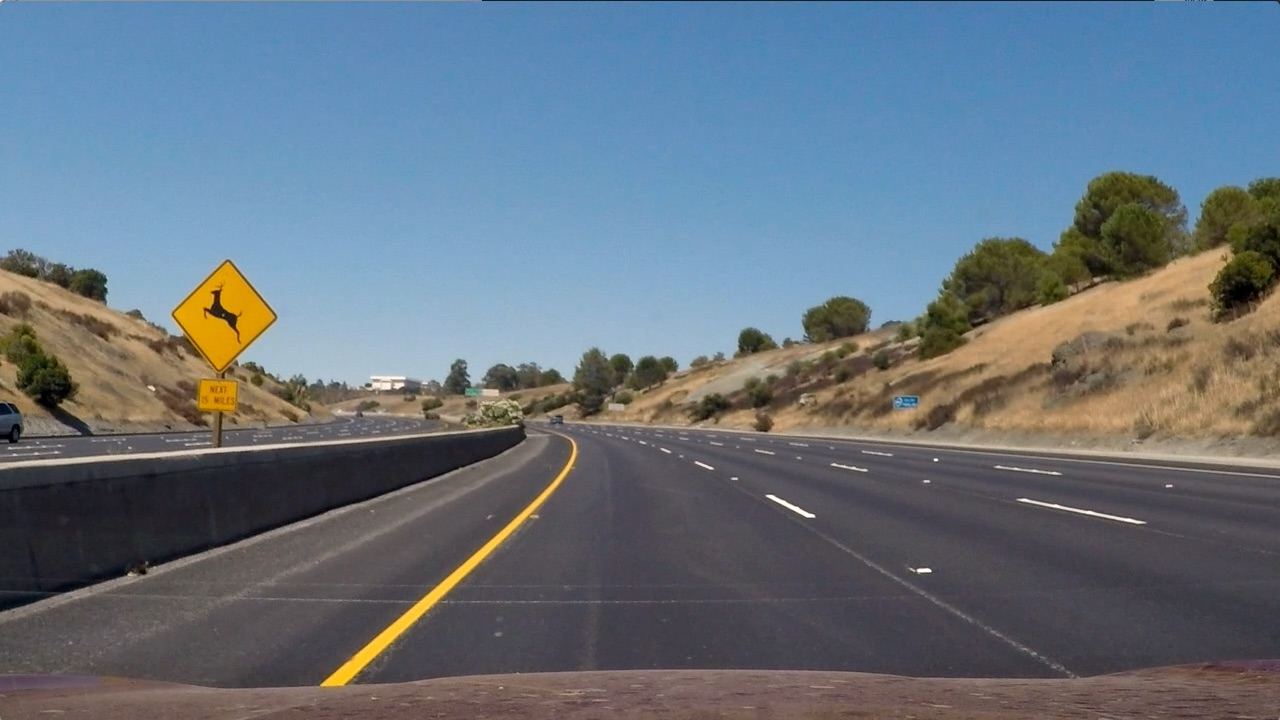
#> input picture test_images/test2.jpg, 1280 x 720 px, found by its file name
$ jupyter execute advanced_lanelines.ipynb   (older library calls are emulated)
#> lines starting #> are read from the running program, lines starting #| are printed output that depends on the picture; after the words box and inside, x2 and y2 are one past the last pixel; in counts of white or black regions, pixels touching at a corner belong together
# Advanced Lane Finding

The purpose of this code is to detect lanelines in the given video.

The Project
---

The goals / steps of this project are the following:

* Compute the camera calibration matrix and distortion coefficients given a set of chessboard images.
* Apply a distortion correction to raw images.
* Use color transforms, gradients, etc., to create a thresholded binary image.
* Apply a perspective transform to rectify binary image ("birds-eye view").
* Detect lane pixels and fit to find the lane boundary.
* Determine the curvature of the lane and vehicle position with respect to center.
* Warp the detected lane boundaries back onto the original image.
* Output visual display of the lane boundaries and numerical estimation of lane curvature and vehicle position.

We will start by importing all relevant libraries such as opencv, numpy required.

[cell 1]
import os
import numpy as np
import cv2
import matplotlib.pyplot as plt
import matplotlib.image as mpimg
import glob
import pickle

## Read Pickle containing data saved from pipeline

There are two main steps to this process: use chessboard images to obtain image points and object points, and then use the OpenCV functions [**cv2.calibrateCamera()**](https://docs.opencv.org/2.4/modules/calib3d/doc/camera_calibration_and_3d_reconstruction.html#cv2.findChessboardCorners) and [**cv2.undistort()**](https://docs.opencv.org/2.4/modules/calib3d/doc/camera_calibration_and_3d_reconstruction.html#cv2.drawChessboardCorners) to compute the calibration and undistortion.

[cell 2]
dist_pickle = pickle.load( open( "pickle/test_images_dist_pickle.p", "rb" ) )
#> (reads pickle/test_images_dist_pickle.p from the repository)
mtx = dist_pickle["mtx"]
dist = dist_pickle["dist"]
M = dist_pickle["M"]
Minv = dist_pickle["Minv"]

## Include relevant functions from the developed pipeline

We are including here only the relevant functions from our pipeline in the previous project. This will include the hue, saturation, x gradient and combined thresholding functions.

If we decide to change the image processing options and include other thresholds as well, we will enter them in the future in this box.

[cell 3]
# Thresholding functions
# since we have evaludated earlier that HLS gives good image filtering results
# only included the relevant thresholding functions from "pipeline.ipynb"

def lightness_select(img, thresh = (120,255)):

    # 1. Convert to hls colorspace
    hls = cv2.cvtColor(img, cv2.COLOR_RGB2HLS)
    # 2. Apply threshold to s channel
    l_channel = hls[:,:,1]
    # 3. Create empty array to store the binary output and apply threshold
    lightness_image = np.zeros_like(l_channel)
    lightness_image[(l_channel > thresh[0]) & (l_channel <= thresh[1])] = 1

    return lightness_image

def saturation_select(img, thresh = (100,255)):

    # 1. convert to hls colorspace
    hls = cv2.cvtColor(img, cv2.COLOR_RGB2HLS)
    # 2. apply threshold to s channel
    s_channel = hls[:,:,2]
    # 3. create empty array to store the binary output and apply threshold
    sat_image = np.zeros_like(s_channel)
    sat_image[(s_channel > thresh[0]) & (s_channel <= thresh[1])] = 1

    return sat_image


def abs_sobel_thresh(img, orient = 'x', sobel_kernel = 3, thresh = (0,255)):

    # 1. Applying the Sobel depending on x or y direction and getting the absolute value
    if (orient == 'x'):
        abs_sobel = np.absolute(cv2.Sobel(img, cv2.CV_64F, 1, 0, ksize = sobel_kernel))
    if (orient == 'y'):
        abs_sobel = np.absolute(cv2.Sobel(img, cv2.CV_64F, 0, 1, ksize = sobel_kernel))
    # 2. Scaling to 8-bit and converting to np.uint8
    scaled_sobel = np.uint8(255*abs_sobel/np.max(abs_sobel))
    # 3. Create mask of '1's where the sobel magnitude is > thresh_min and < thresh_max
    sobel_image = np.zeros_like(scaled_sobel)
    sobel_image[(scaled_sobel >= thresh[0]) & (scaled_sobel <= thresh[1])] = 1

    return sobel_image


# More threhsolding functions can be added here from the pipeline for advacned filtering options

## Combined Thresholding

In the next step, we apply combined thresholding from our thresholding functions in the previous box. For details, refer to "pipeline.ipynb".

[cell 4]
### Combined Thresholding Function
def combined_threshold(img):

    # convert to hls format and extract channels
    hls = cv2.cvtColor(img, cv2.COLOR_RGB2HLS)
    s_channel = hls[:,:,2]
    l_channel = hls[:,:,1]

    # convert image to grayscale
    gray = cv2.cvtColor(img, cv2.COLOR_RGB2GRAY)

    # applying thresholding and storing different filtered images
    l_binary = lightness_select(img, thresh = (120, 255))
    s_binary = saturation_select(img, thresh = (100, 255))

    ksize = 9
    gradx = abs_sobel_thresh(s_channel, orient='x', sobel_kernel=ksize, thresh=(20, 100))

    # creating an empty binary image
    combined_binary = np.zeros_like(s_binary)
    combined_binary[((gradx == 1) | (s_binary == 1)) & ((l_binary == 1) & (s_binary == 1))] = 1

    # apply region of interest mask
    height, width = combined_binary.shape
    mask = np.zeros_like(combined_binary)
    region = np.array([[0, height-1], [int(width/2), int(height/2)], [width-1, height-1]], dtype=np.int32)
    cv2.fillPoly(mask, [region], 1)

    masked_binary = cv2.bitwise_and(combined_binary, mask)

    return masked_binary

## Perspective Transform

We apply the perspective transform using [**cv2.getPerspectiveTransform(src, dst)**](https://docs.opencv.org/2.4/modules/imgproc/doc/geometric_transformations.html#getperspectivetransform).

This function converts our camera view of the lanelines to a top-down view or a bird's eye view. We will use the image generated by this function for identifying lanelines and estimating the road curvatures.

[cell 5]
# function for applying perspective view on the masked thresholded images
def perspective_view(img):

    img_size = (img.shape[1], img.shape[0])

    # image points extracted from image approximately
    bottom_left = [210, 720]
    bottom_right = [1100, 720]
    top_left = [570, 470]
    top_right = [720, 470]

    src = np.float32([bottom_left, bottom_right, top_right, top_left])
    pts = np.array([bottom_left, bottom_right, top_right, top_left])
    pts = pts.reshape((-1, 1, 2))

    # choose four points in warped image so that the lines should appear as parallel
    bottom_left_dst = [320, 720]
    bottom_right_dst = [920, 720]
    top_left_dst = [320, 1]
    top_right_dst = [920, 1]

    dst = np.float32([bottom_left_dst, bottom_right_dst, top_right_dst, top_left_dst])
    # apply perspective transform
    M = cv2.getPerspectiveTransform(src, dst)
    # compute inverse perspective transform
    Minv = cv2.getPerspectiveTransform(dst, src)
    # warp the image using perspective transform M
    warped = cv2.warpPerspective(img, M, img_size, flags=cv2.INTER_LINEAR)

    return warped, M, Minv

## Pipeline

Here we will work on developing a pipeline for processing individual images for detecting, visualizing lanelines and calculate the radius of curvature for lanelines.

[cell 6]
# read in an image
img = mpimg.imread("test_images/test2.jpg")
#> img is the input picture: shape (720, 1280, 3); mean R, G, B 102.8, 114.6, 125.5

# undistort the original image using stored values from pickle
undist_original = cv2.undistort(img, mtx, dist, None, mtx)

# apply perspective view on the image
warped_original, M, Minv = perspective_view(undist_original)
#> in perspective_view, `warped = cv2.warpPerspective(img, M, img_size, flags=cv2.INTER_LINEAR)`:
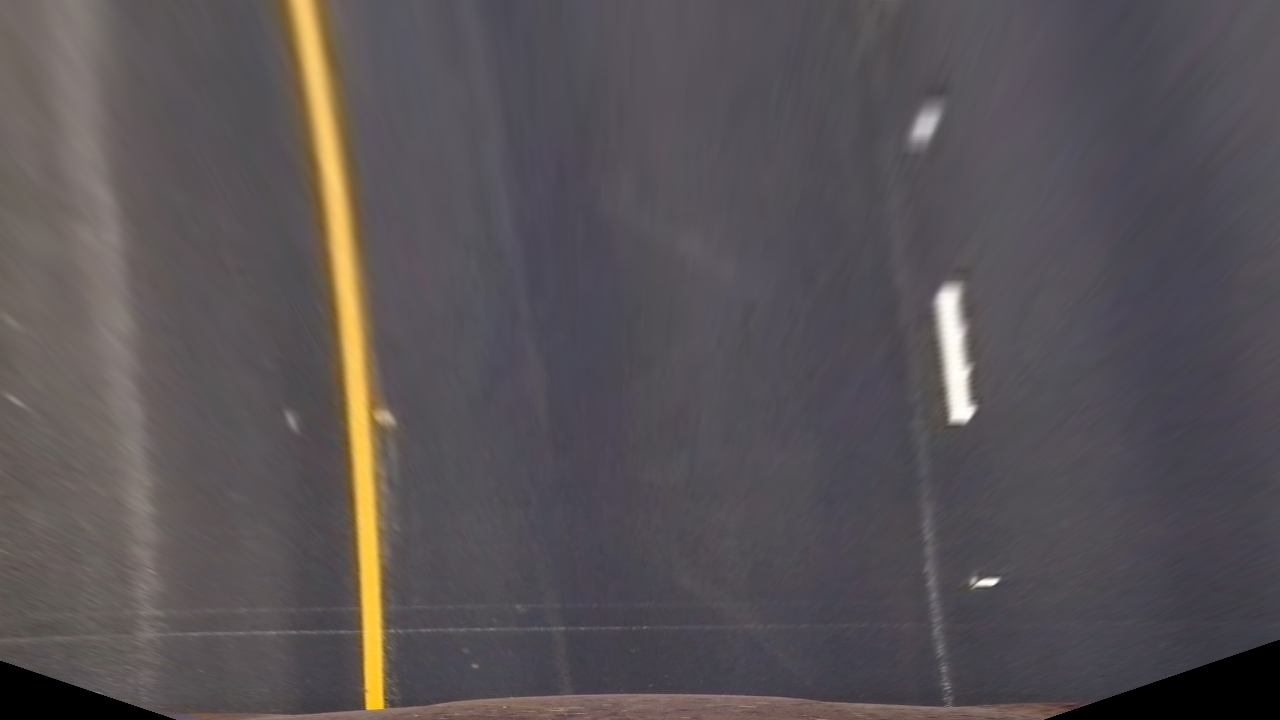
#> warped: shape (720, 1280, 3); mean R, G, B 88, 82.4, 85.2
#> M = [[-0.483, -1.46, 922.7], [0, -2.06, 970.2], [-7.09e-19, -0.00238, 1]]; Minv = [[0.25, -0.743, 490.2], [-2.47e-16, -0.484, 469.9], [-4.89e-19, -0.00116, 1]]

# apply combined threshold
combined_threshold = combined_threshold(undist_original)
#> in combined_threshold, `hls = cv2.cvtColor(img, cv2.COLOR_RGB2HLS)`: hls: shape (720, 1280, 3); mean of channels 0, 1, 2 87.8, 114.9, 64.1
#> in combined_threshold, `l_channel = hls[:,:,1]`:
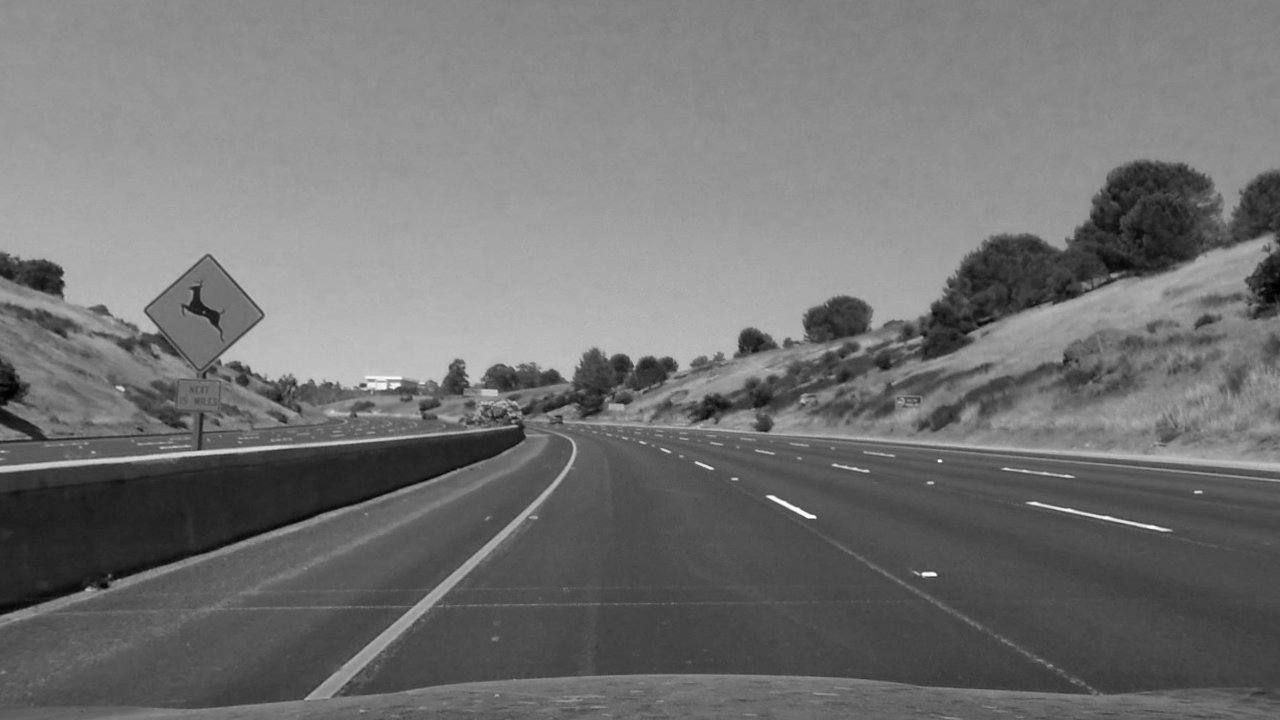
#> l_channel: shape (720, 1280); min 0, max 254, mean 114.9
#> in combined_threshold, `l_binary = lightness_select(img, thresh = (120, 255))`:
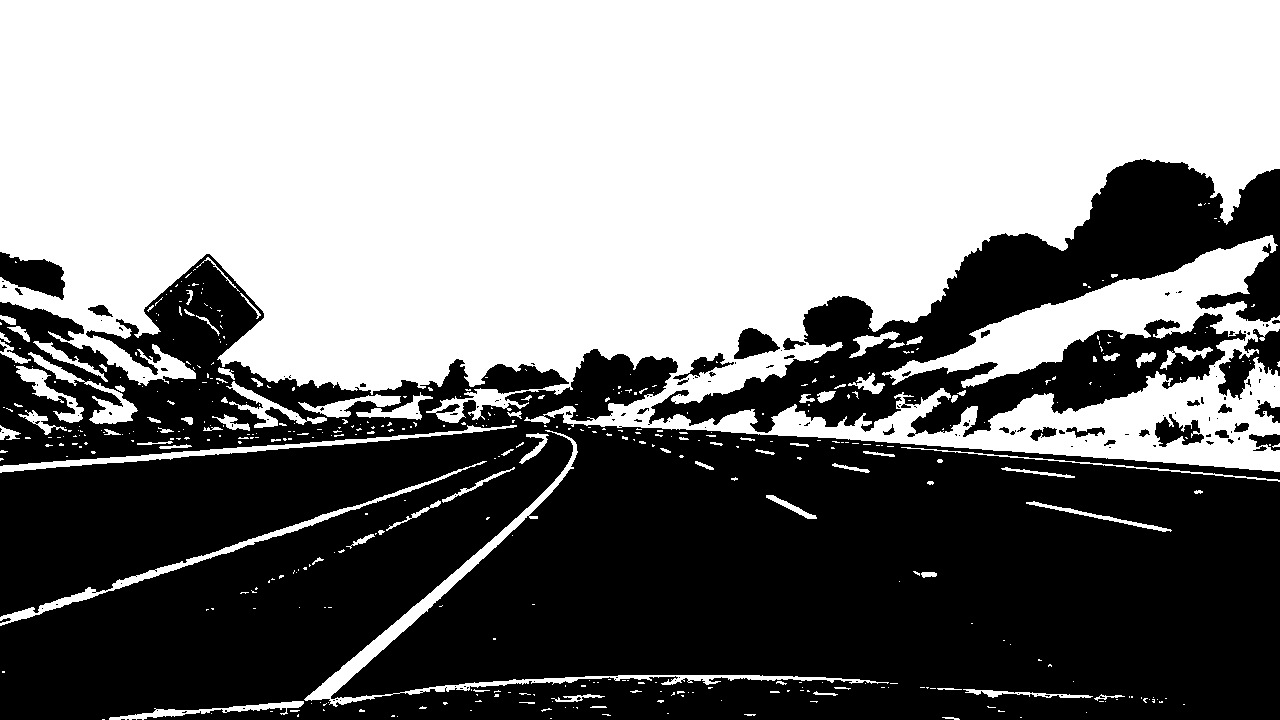
#> l_binary: shape (720, 1280); values 0 (black) and 1 (white), 51% white; 150 black regions (117 under 20 px), largest, box (x1, y1, x2, y2) and area: (0, 254, 1280, 720) 381651, (648, 159, 1280, 437) 60884, (1218, 329, 1280, 400) 1981
#> in combined_threshold, `s_binary = saturation_select(img, thresh = (100, 255))`: s_binary: shape (720, 1280); values 0 (black) and 1 (white), 33% white; 785 white regions (687 under 20 px), largest, box (x1, y1, x2, y2) and area: (0, 0, 1280, 310) 264261, (145, 257, 263, 431) 9650, (964, 242, 1267, 362) 7516
#> in combined_threshold, `gradx = abs_sobel_thresh(s_channel, orient='x', sobel_kernel=ksize, th..`: gradx: shape (720, 1280); values 0 (black) and 1 (white), 4.3% white; 902 white regions (618 under 20 px), largest, box (x1, y1, x2, y2) and area: (299, 437, 582, 705) 4938, (137, 251, 271, 381) 4225, (1061, 158, 1140, 278) 2278
#> in combined_threshold, `cv2.fillPoly(mask, [region], 1)`: mask: shape (720, 1280); values 0 (black) and 1 (white), 25% white; 1 white region, box (x1, y1, x2, y2) and area: (0, 360, 1280, 720) 230860
#> in combined_threshold, `masked_binary = cv2.bitwise_and(combined_binary, mask)`: combined_binary: shape (720, 1280); values 0 (black) and 1 (white), 30.4% white; 615 white regions (561 under 20 px), largest, box (x1, y1, x2, y2) and area: (0, 0, 1280, 310) 264261, (964, 242, 1267, 362) 7516, (305, 442, 576, 701) 3694
#> combined_threshold: shape (720, 1280); values 0 (black) and 1 (white), 0.42% white; 7 white regions (4 under 20 px), largest, box (x1, y1, x2, y2) and area: (305, 442, 576, 701) 3694, (769, 496, 815, 518) 114, (923, 573, 934, 575) 21

# apply perspective transform on the thresholded image
warped, M, Minv = perspective_view(combined_threshold)
#> in perspective_view (call 2), `warped = cv2.warpPerspective(img, M, img_size, flags=cv2.INTER_LINEAR)`:
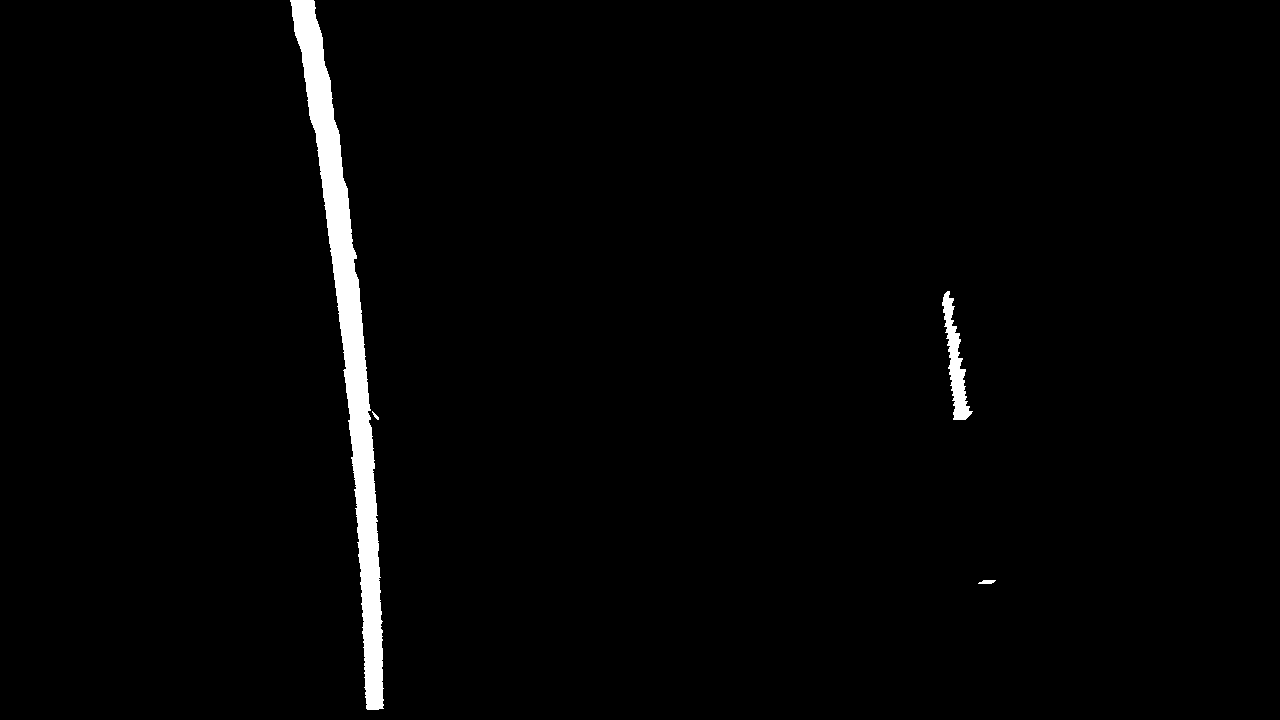
#> warped: shape (720, 1280); values 0 (black) and 1 (white), 1.9% white; 4 white regions, box (x1, y1, x2, y2) and area: (290, 0, 384, 710) 15500, (942, 291, 973, 420) 1489, (978, 580, 996, 584) 55, (372, 411, 379, 420) 24

plt.figure(1)
f, (ax1, ax2) = plt.subplots(1, 2, figsize=(20,10))
ax1.imshow(img)
ax1.set_title('Original Image', fontsize=20)
ax2.imshow(undist_original)
ax2.set_title('Undistorted Image', fontsize=20)
plt.show()

plt.figure(2)
f, (ax3, ax4) = plt.subplots(1, 2, figsize=(20,10))
ax3.imshow(warped_original)
ax3.set_title('Warped Original', fontsize=20)
ax4.imshow(warped, cmap = 'gray')
ax4.set_title('Warped Masked', fontsize=20)
plt.show()
